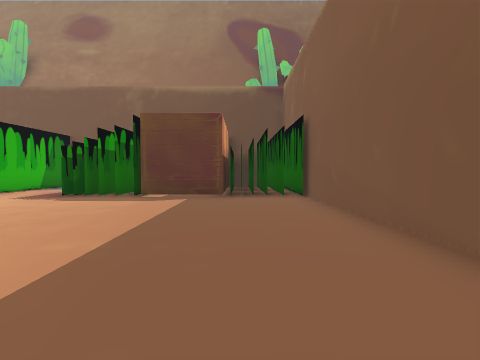
View 1 (above)

24 first-person views from a walk through a 3-D level made in the Unity game engine. The camera is 1.4 m above the floor, tilts 2° down and sees 85° across. The floor is counted in squares, 2 m on a side. Each view is taken from the middle of a square. On the plan, view 1 faces up. The plan holds only what a view shows up to about 9 squares ahead; the rest is blank. The place goes on beyond the plan. The player is left out. Some surface patterns are stand-ins.

View 2
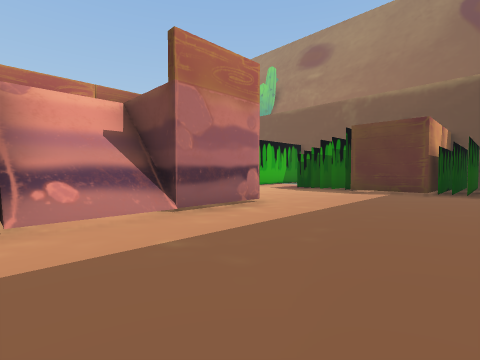

View 3
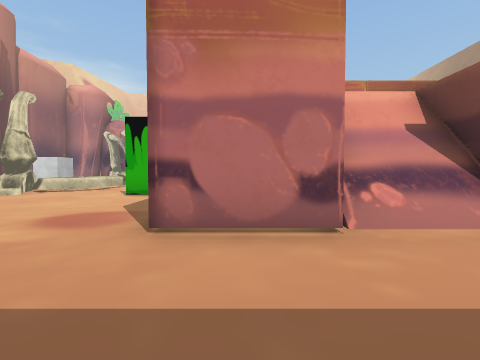

View 4
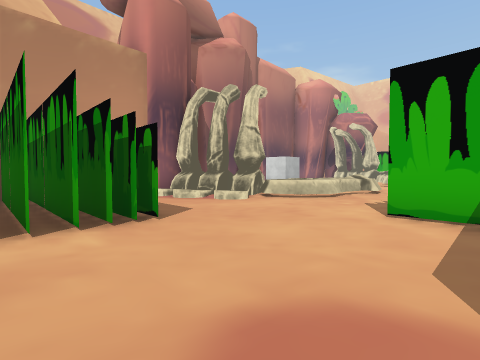

View 5
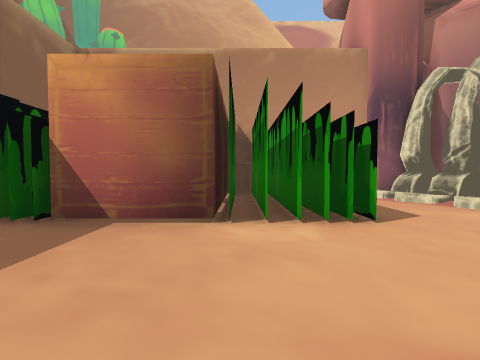

View 6
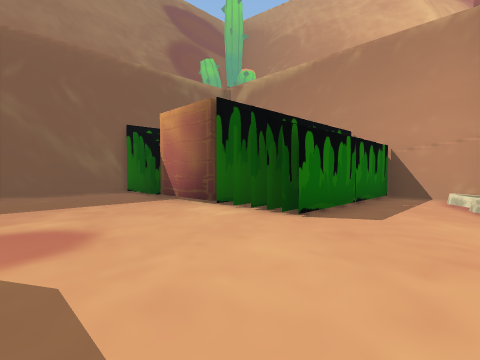

View 7
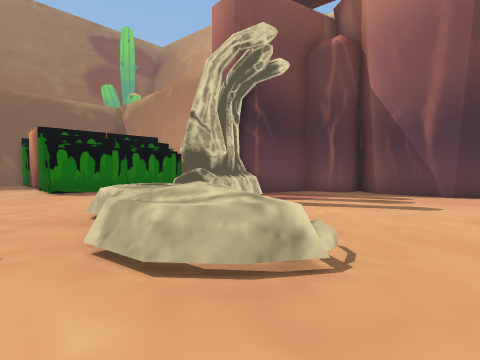

View 8
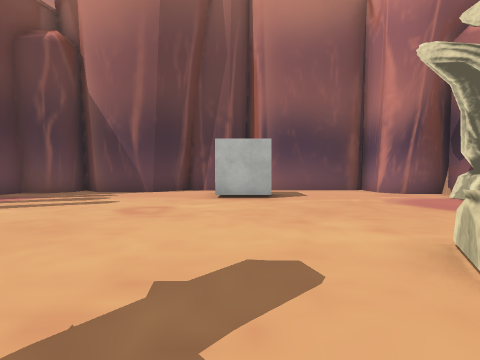

View 9
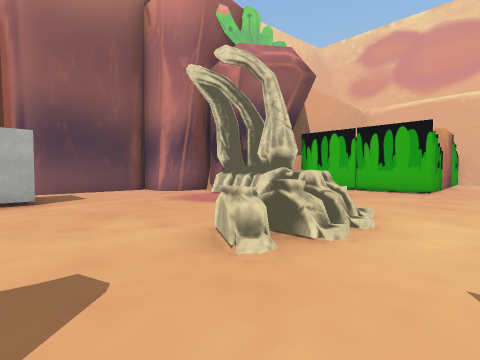

View 10
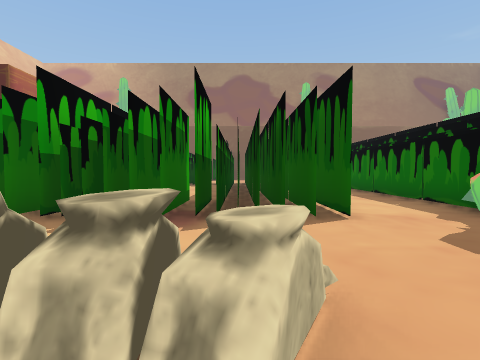

View 11
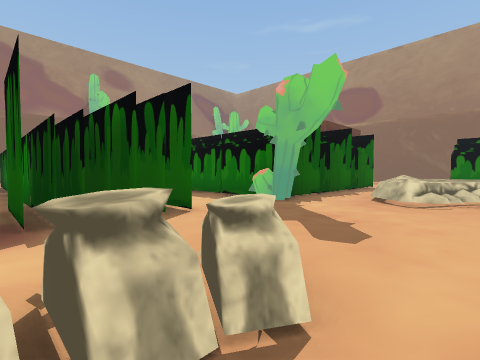

View 12
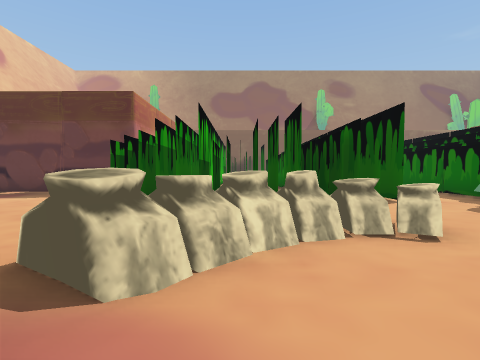

View 13
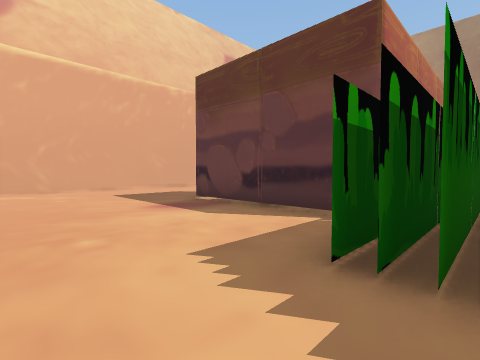

View 14
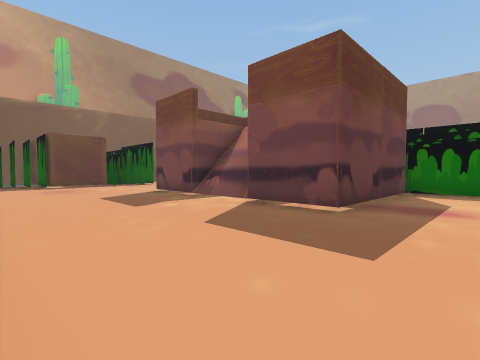

View 15
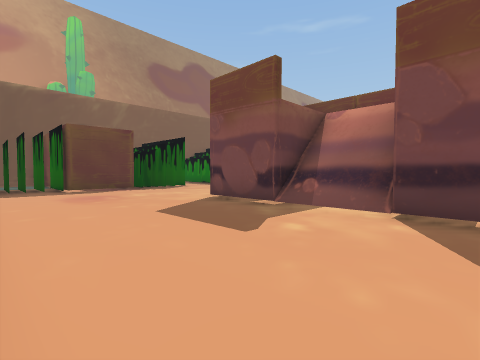

View 16
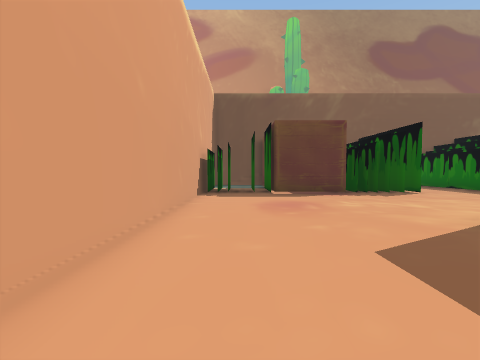

View 17
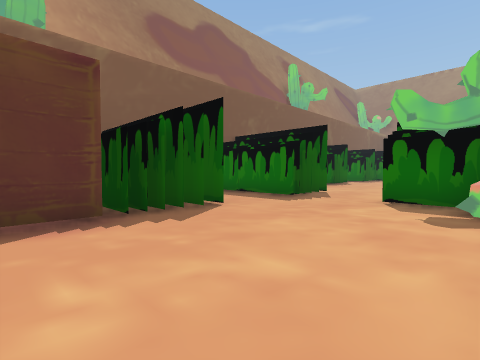

View 18
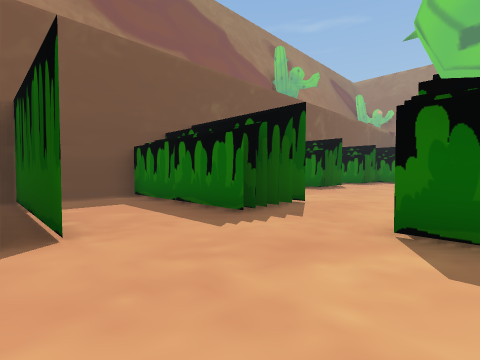

View 19
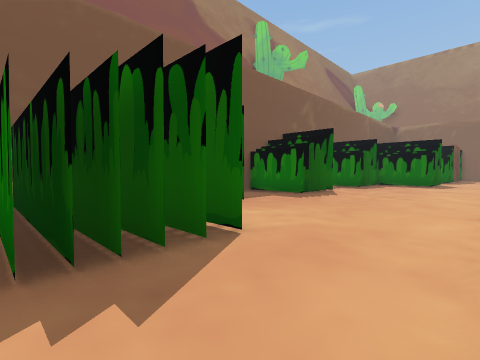

View 20
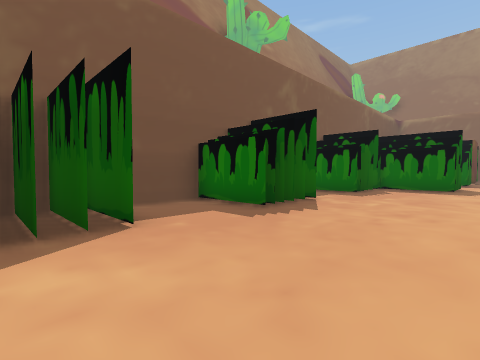

View 21
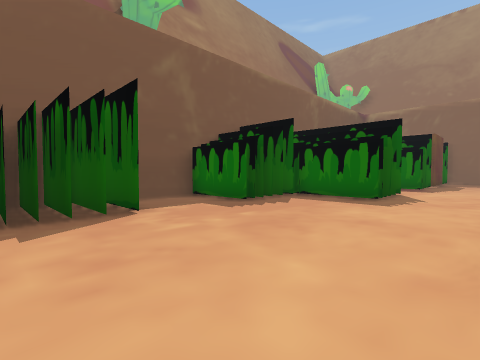

View 22
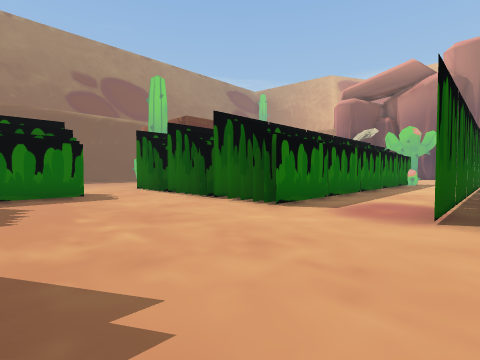

View 23
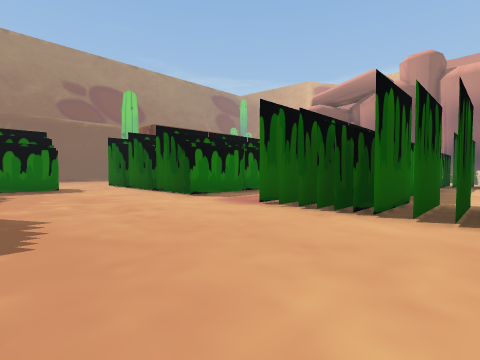

View 24
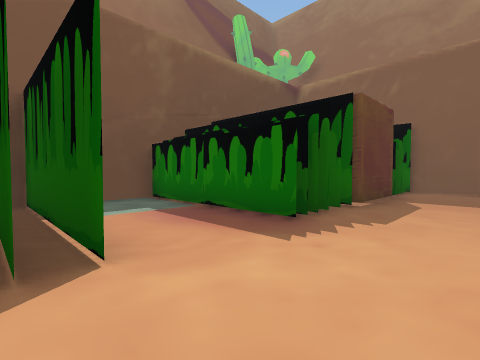

### Floor plan
Key: @ floor where view 1 was taken; # wall or solid block; x gap in a wall; . main floor; : floor 4.5 m higher than the main floor; / step, stairs or slope; = window, fence, low wall or low ledge; ^ raised ledge.
Columns run from 33 left of view 1 to 2 right of it. Each row starts with its distance up from view 1.
 12        ####   #########  ####
 11        #..#  ##..##...#  #..#
 10        #..#  ##..##...####..#    #
  9        #..#  ...........##..#    #.#
  8       ##..#.#...........##..##.###.#
  7 ########................##..##.###.#
  6 #..................................#
  5 #..................................#
  4 #.........#  #.##..##.###    ......#
  3 #.........#  #.##..##         .....#
  2 #....#    #  ..##..##     #   #....#
  1 #....##=  #  ..##..#      # ###....
  0 #.....//: #  ..##..#      # ///..@.
 -1  .....//: #   .##..#      # ///....
 -2  .... #/  #   .## .#      # ^ #....
 -3  .... #   #.# .## .##         #...
 -4  ....######.##.## .##         #..
 -5 #.........#.##.##..##    #.........#
 -6 #.........#.##.##..##.####.........#
 -7 #..................................#
 -8 # ...................^.............#
 -9       ##.... ^^^....=^^^^...##.###.#
-10        #..#.^^........^^x//.##.#
-11            #=...........##/.##.#
-12            #............##//##.#
-13           ##.............#######
-14           #......#......##
-15           ###.... ......#
-16             #.... ..#####
-17               ###

Positions as (right, up) in squares from view 1, and headings:
1: (0, 0), facing up
2: (1, -2), facing up-left
3: (0, -3), facing left
4: (-3, -5), facing down-left
5: (-3, -5), facing down
6: (-7, -5), facing down-right
7: (-14, -7), facing down-right
8: (-16, -7), facing down
9: (-16, -7), facing down-left
10: (-18, -10), facing up
11: (-19, -10), facing up-right
12: (-20, -12), facing up
13: (-22, -8), facing up-left
14: (-32, -6), facing up-right
15: (-32, -3), facing up-right
16: (-31, -1), facing up
17: (-29, 3), facing up-right
18: (-26, 4), facing up-right
19: (-23, 5), facing up-right
20: (-20, 6), facing up-right
21: (-16, 5), facing up-right
22: (-17, 9), facing down-right
23: (-20, 9), facing down-right
24: (-8, 5), facing up-right
